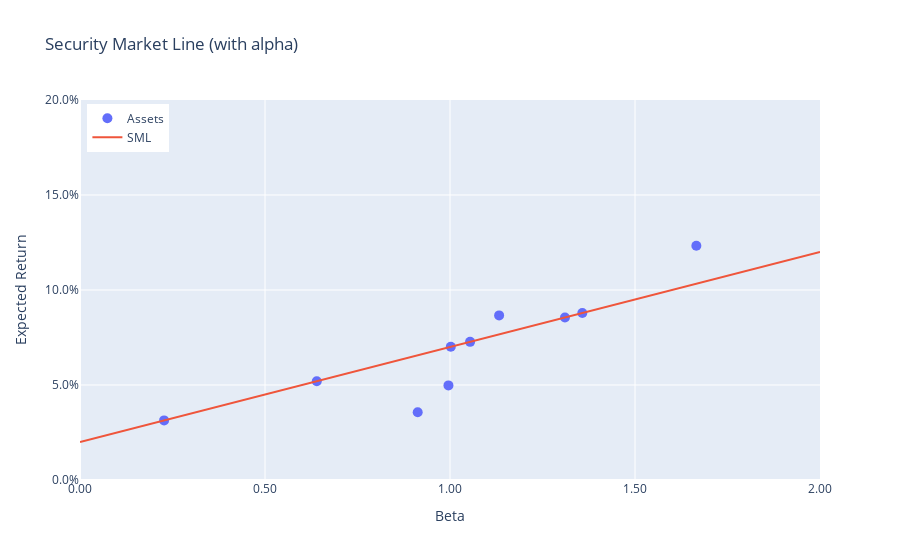

Here is the notebook cell this chart was saved with:
### Code cell
# Plot SML with no alpha
trace  = go.Scatter(x=betas, y=expret, mode="markers", name='Assets', marker=dict(size=10),customdata=alphas,
    hovertemplate="<br>beta: %{x:.2f}<br>alpha: %{customdata:.1%}<extra></extra>")
minval = 0.0
maxval = 2.0
trace_sml = go.Scatter(x= np.linspace(minval,maxval,100), y = rf+mrp*np.linspace(minval,maxval,100), mode='lines',name='SML',
    hovertemplate="SML<br>y-intercept: risk-free rate<br>slope: market risk premium<extra></extra>")

fig = go.Figure()
fig.add_trace(trace)
fig.add_trace(trace_sml)
fig.update_xaxes(title='Beta',tickformat=".2f", range=[minval,maxval])
fig.update_yaxes(title='Expected Return',tickformat=".1%", range=[0, 0.2])
fig.update_layout(title='Security Market Line (with alpha)')
fig.update_layout(legend=dict(yanchor="top", y =0.99, xanchor="left", x=0.01))
fig.show()
